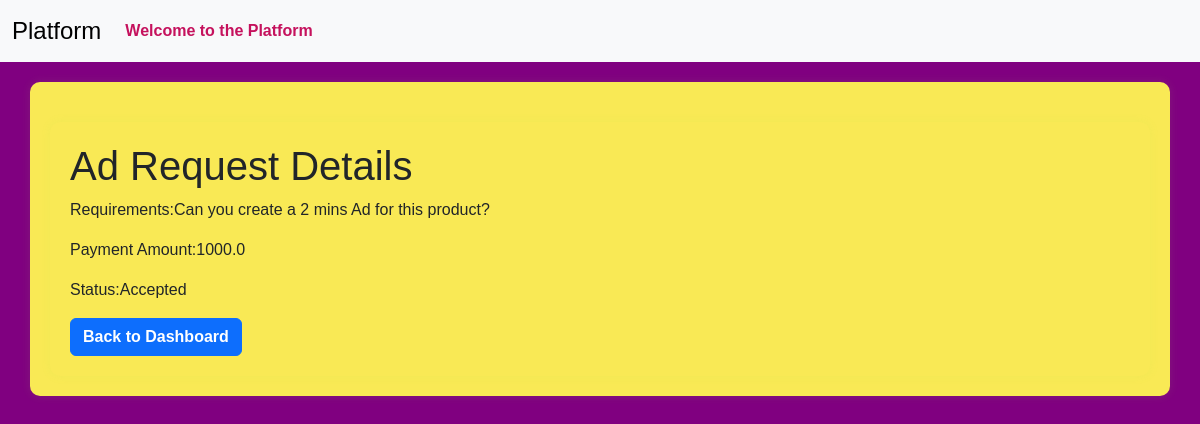
The page /ad_request/1 (signed in) on the database its author committed.
### models.py (models this page shows)
class AdRequest(db.Model):
    __tablename__ = 'ad_request'
    id = Column(Integer, primary_key=True)
    campaign_id = Column(Integer, ForeignKey('campaign.id'), nullable=False)
    influencer_id = Column(Integer, ForeignKey('user.id'), nullable=False)
    requirements = Column(Text, nullable=True)
    payment_amount = Column(Float, nullable=False)
    status = Column(Enum('Pending', 'Accepted', 'Rejected', name='status_enum'), nullable=False, default='Pending')
    campaign = relationship('Campaign', backref='ad_requests')
    influencer = relationship('Influencer', backref='ad_requests', overlaps="influencer_ad_requests,influencer_relation")

### routes.py (the view)
@app.route('/ad_request/<int:request_id>',methods=['GET','POST'])
@auth_required
def view_ad_request(request_id):
          ad_request=AdRequest.query.get_or_404(request_id)
          influencers=Influencer.query.all()
          if request.method=='POST':
              influencer_id=request.form.get('influencer_id')
              ad_request.influencer_id=influencer_id
              db.session.commit()
              flash('Influencer assigned successfully',"success")
              return redirect(url_for('sponsor_dashboard'))
          return render_template('view_ad_request.html',ad_request=ad_request,influencers=influencers)

### app.py (called while the page is built)
@login_manager.user_loader
def load_user(user_id):
    return User.query.get(int(user_id))

### routes.py (called while the page is built)
def auth_required(func):
    @wraps(func)
    def inner(*args,**kwargs):
        if 'user_id' in session:
            return func(*args,**kwargs)
        else:
           flash('Kindly login first.')
           return redirect(url_for('login'))
    return inner

### templates/view_ad_request.html (shortened to what this page needs)
{% extends 'layout.html' %}
{% block content %}
<div class="container">
    <h1>Ad Request Details</h1>
    <p>Requirements:{{ad_request.requirements}}</p>
    <p>Payment Amount:{{ad_request.payment_amount}}</p>
    <p>Status:{{ad_request.status}}</p>
    <a href="{{url_for('sponsor_dashboard')}}" class="btn btn-primary">Back to Dashboard</a>
</div>
{% endblock %}

### static/profile_pictures/style.css (style rules this page uses)
body { font-family: 'Arial', sans-serif; background-color:#800080; }
.container { margin-top: 20px; background-color: #f9e955; padding: 20px; border-radius: 10px; box-shadow: 0px 0px 10px rgba(154, 241, 83, 0.1); }
.btn { font-weight: bold; }

### rows shown on the page
AdRequest: requirements "Can you create a 2 mins Ad for this product?", payment_amount "1000.0", status "Accepted"
